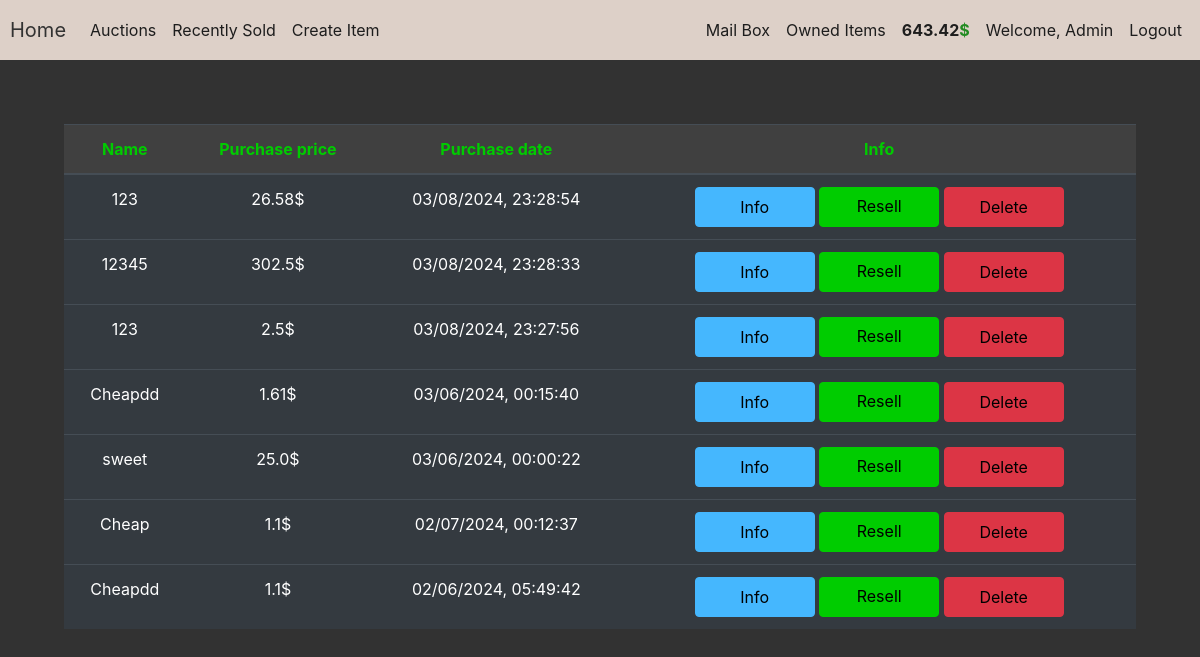
/owned_items (signed in), run on an earlier commit of the app's database.
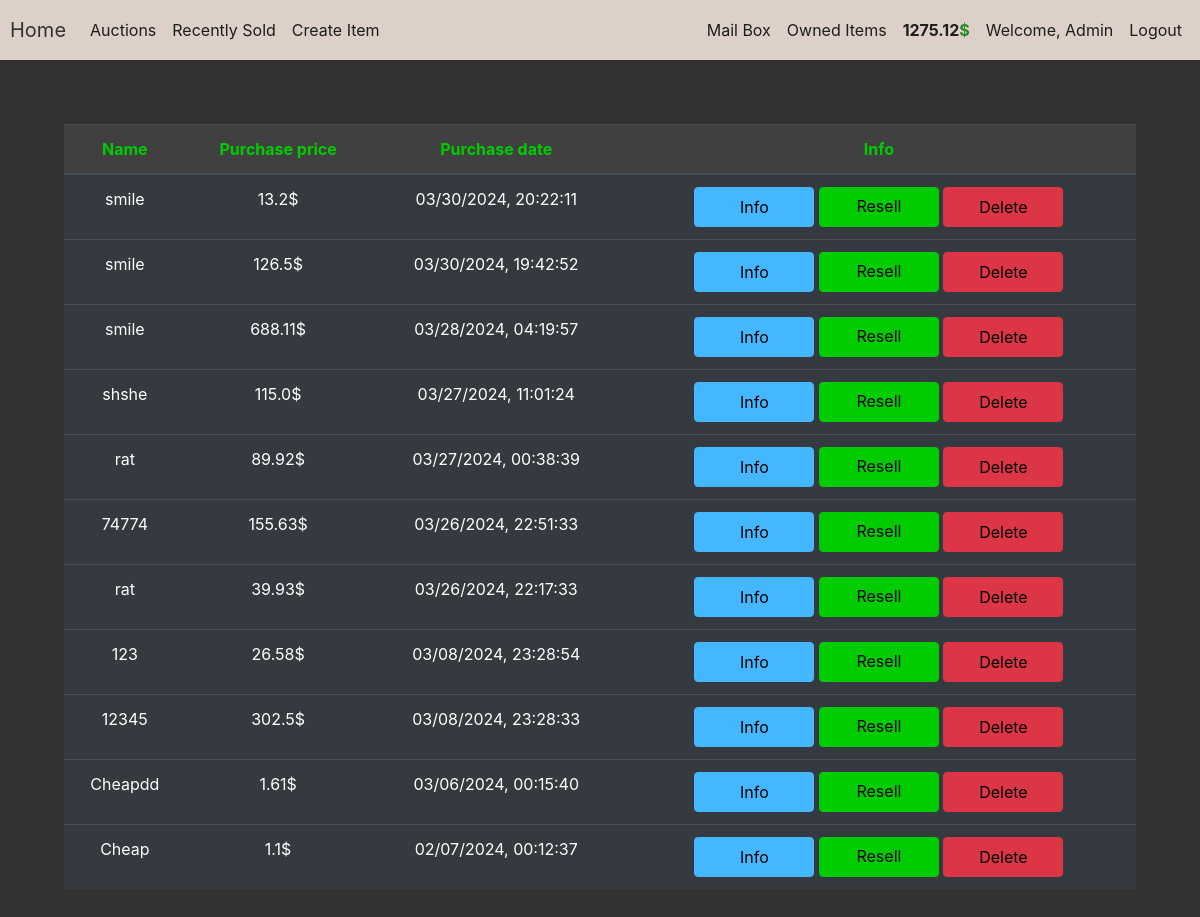
And on a later commit of the database.
### auction/models.py (models this page shows, shortened)
class User(db.Model,UserMixin):
    id = db.Column(db.Integer(),primary_key=True)
    username = db.Column(db.String(length=50),unique=True,nullable=False)
    email_address = db.Column(db.String(length=255),nullable=False,unique=True)
    password_hash = db.Column(db.String(length=60),nullable=False)
    budget = db.Column(db.Integer(),nullable=False,default=1000)
    phone_number = db.Column(db.String(length=255),nullable=False)
    items = db.relationship('Item',backref='owned_user',lazy=True)
    @property
    def password(self):
        return self.password
    def show_budget(self):
        return round(self.budget,2)

class Item(db.Model):
    id = db.Column(db.Integer(),primary_key=True)
    name = db.Column(db.String(length=30),nullable=False,unique=True)
    description = db.Column(db.String(length=1024),nullable=False)
    start = db.Column(db.String(length=30),nullable=False)
    end = db.Column(db.String(length=30), nullable=False)
    current_bid = db.Column(db.Float,nullable=False)
    category = db.Column(db.String(),nullable=False)
    step = db.Column(db.Float,nullable=False)
    seller_id = db.Column(db.Integer())
    bidder_id = db.Column(db.Integer())
    owner = db.Column(db.Integer(),db.ForeignKey('user.id'))
    image = db.Column(db.String(length=255))
    sold = db.Column(db.String(length=10))

### auction/routes.py (the view)
@app.route('/owned_items')
def owned_items_page():
    owned_items = Item.query.filter_by(owner=current_user.id).order_by(desc(Item.end)).all()
    return render_template('owned_items.html',owned_items=owned_items)

### auction/models.py (called while the page is built)
@login_manager.user_loader
def load_user(user_id):
    return User.query.get(int(user_id))

### auction/templates/owned_items.html (shortened to what this page needs)
{% extends 'base.html' %}
{% block content %}
<div class="position-relative overflow-hidden p-3 p-md-5 m-md-3 text-center">
    <table class="table table-hover table-dark">
        <thead class="table_head">
            <tr>
                <th scope="col">Name</th>
                <th scope="col">Purchase price</th>
                <th scope="col">Purchase date</th>
                <th scope="col">Info</th>
            </tr>
        </thead>
        <tbody>
            {% for item in owned_items %}
                <tr>
                    <td>{{ item.name[:-6] }}</td>
                    <td>{{ item.current_bid }}$</td>
                    <td>{{ item.end }}</td>
                    <td><button class="btn btn-outline btn-info" data-toggle="modal" data-target="#Modal-MoreInfo-{{ item.id }}">Info</button>
                    <a href="{{ url_for('resell_page', item_id=item.id) }}" class="btn btn-outline btn-success">Resell</a>
                    <form method="post" action="{{ url_for('delete_item', item_id=item.id) }}" style="display: inline;">
                    <button type="submit" class="btn btn-outline btn-danger">Delete</button>
                    </form>
                    </td>
                </tr>
            {% endfor %}
        </tbody>
    </table>
</div>
{% endblock %}

### auction/templates/base.html (shortened to what this page needs)
<!doctype html>
<html lang="en">
   <head>
      <link rel="stylesheet" href="https://cdn.jsdelivr.net/npm/bootstrap@4.5.3/dist/css/bootstrap.min.css">
      <link rel="stylesheet" href="{{ url_for('static', filename='style.css') }}">
   </head>
   <body>
      <nav class="navbar navbar-expand-md navbar-dark bg-dark">
         <a class="navbar-brand" href="{{ url_for('home_page') }}">Home</a>
         <div class="collapse navbar-collapse" id="navbarNav">
            <ul class="navbar-nav mr-auto">
               <li class="nav-item active">
                  <a class="nav-link nav-link-button" href="{{ url_for('auction_page') }}">Auctions <span class="sr-only">(current)</span></a>
               </li>
               {% if current_user.is_authenticated %}
               <li class="nav-item">
                  <a class="nav-link nav-link-button" href="{{ url_for('recently_sold_items') }}">Recently Sold</a>
               </li>
               <li class="nav-item">
                  <a class="nav-link nav-link-button" href="{{ url_for('create_page') }}">Create Item</a>
               </li>
               {% endif %}
            </ul>
            {% if current_user.is_authenticated %}
            <ul class="navbar-nav">
               <li class="nav-item">
                  <a class="nav-link nav-link-button" href="{{ url_for('mail_box') }}">Mail Box</a>
               </li>
               <li class="nav-item">
                  <a class="nav-link nav-link-button" href="{{ url_for('owned_items_page') }}">Owned Items</a>
               </li>
               <li class="nav-item">
                  <a class="nav-link money">
                     {{ current_user.show_budget() }}<span class="dollar-sign">$</span>
                  </a>
               </li>
               <li class="nav-item">
                  <a class="nav-link">Welcome, {{ current_user.username }}</a>
               </li>
               <li class="nav-item">
                  <a class="nav-link nav-link-button" href="{{ url_for('logout_page') }}">Logout</a>
               </li>
            </ul>
            {% endif %}
         </div>
      </nav>
      {% block content %}
      {% endblock %}
   </body>
</html>

### auction/static/style.css (style rules this page uses)
.btn-success { color:black !important; background-color:#00cc00 !important; border-color: #00cc00 !important; height: 40px; !important; width: 120px; !important; }
.btn-danger { color:black !important; height: 40px; !important; width: 120px; !important; }
.btn-info { color:black; background-color: #45b7fe !important; border-color: #45b7fe !important; height: 40px; !important; width: 120px; !important; }
.table_head { color: #00cc00; background-color:#404040; }
.dollar-sign { color: forestgreen; }
.money { font-weight: bold; }
.nav-link { color: #1D1D1D !important; }
.navbar { height: 60px; padding: 10px 10px; }
.navbar-brand { color: #323232 !important; }

### auction/templates/base.html (style rules this page uses)
body { background-color: #323232; color: white }
.bg-dark { background-color: #DDD0C8 !important; }

What changed in the data, as far as the page shows it:
removed Item: name "123", current_bid "2.5", end "03/08/2024, 23:27:56"
removed Item: name "sweet", current_bid "25.0", end "03/06/2024, 00:00:22"
removed Item: name "Cheapdd", current_bid "1.1", end "02/06/2024, 05:49:42"
changed User "Admin": show_budget "643.42" → "1275.12"
added Item: name "smile", current_bid "13.2", end "03/30/2024, 20:22:11"
added Item: name "smile", current_bid "126.5", end "03/30/2024, 19:42:52"
added Item: name "smile", current_bid "688.11", end "03/28/2024, 04:19:57"
added Item: name "shshe", current_bid "115.0", end "03/27/2024, 11:01:24"
added Item: name "rat", current_bid "89.92", end "03/27/2024, 00:38:39"
added Item: name "74774", current_bid "155.63", end "03/26/2024, 22:51:33"
added Item: name "rat", current_bid "39.93", end "03/26/2024, 22:17:33"
